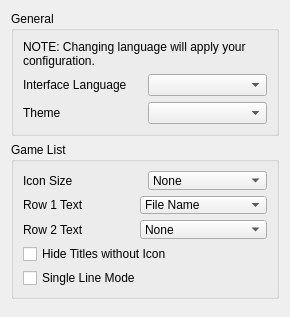
<?xml version="1.0" encoding="UTF-8"?>
<ui version="4.0">
 <class>ConfigureUi</class>
 <widget class="QWidget" name="ConfigureUi">
  <property name="windowTitle">
   <string>Form</string>
  </property>
  <property name="geometry">
   <rect>
    <x>0</x>
    <y>0</y>
    <width>290</width>
    <height>280</height>
   </rect>
  </property>
  <layout class="QVBoxLayout" name="verticalLayout">
   <item>
    <widget class="QGroupBox" name="general_groupBox">
     <property name="title">
      <string>General</string>
     </property>
     <layout class="QHBoxLayout" name="horizontalLayout">
      <item>
       <layout class="QVBoxLayout" name="verticalLayout_2">
        <item>
         <widget class="QLabel" name="label_change_language_info">
          <property name="text">
           <string>NOTE: Changing language will apply your configuration.</string>
          </property>
          <property name="wordWrap">
           <bool>true</bool>
          </property>
         </widget>
        </item>
        <item>
         <layout class="QHBoxLayout" name="horizontalLayout_2">
          <item>
           <widget class="QLabel" name="language_label">
            <property name="text">
             <string>Interface Language</string>
            </property>
           </widget>
          </item>
          <item>
           <widget class="QComboBox" name="language_combobox"/>
          </item>
         </layout>
        </item>
        <item>
         <layout class="QHBoxLayout" name="horizontalLayout_3">
          <item>
           <widget class="QLabel" name="theme_label">
            <property name="text">
             <string>Theme</string>
            </property>
           </widget>
          </item>
          <item>
           <widget class="QComboBox" name="theme_combobox"/>
          </item>
         </layout>
        </item>
       </layout>
      </item>
     </layout>
    </widget>
   </item>
   <item>
    <widget class="QGroupBox" name="game_list_groupBox">
     <property name="title">
      <string>Game List</string>
     </property>
     <layout class="QHBoxLayout" name="horizontalLayout_4">
      <item>
       <layout class="QVBoxLayout" name="verticalLayout_3">
        <item>
         <layout class="QHBoxLayout" name="horizontalLayout_5">
          <item>
           <widget class="QLabel" name="icon_size_label">
            <property name="text">
             <string>Icon Size</string>
            </property>
           </widget>
          </item>
          <item>
           <widget class="QComboBox" name="icon_size_combobox">
            <item>
             <property name="text">
              <string>None</string>
             </property>
            </item>
            <item>
             <property name="text">
              <string>Small (24x24)</string>
             </property>
            </item>
            <item>
             <property name="text">
              <string>Large (48x48)</string>
             </property>
            </item>
           </widget>
          </item>
         </layout>
        </item>
        <item>
         <layout class="QHBoxLayout" name="horizontalLayout_6">
          <item>
           <widget class="QLabel" name="row_1_text_label">
            <property name="text">
             <string>Row 1 Text</string>
            </property>
           </widget>
          </item>
          <item>
           <widget class="QComboBox" name="row_1_text_combobox">
            <item>
             <property name="text">
              <string>File Name</string>
             </property>
            </item>
            <item>
             <property name="text">
              <string>Full Path</string>
             </property>
            </item>
            <item>
             <property name="text">
              <string>Title Name (short)</string>
             </property>
            </item>
            <item>
             <property name="text">
              <string>Title ID</string>
             </property>
            </item>
            <item>
             <property name="text">
              <string>Title Name (long)</string>
             </property>
            </item>
           </widget>
          </item>
         </layout>
        </item>
        <item>
         <layout class="QHBoxLayout" name="horizontalLayout_7">
          <item>
           <widget class="QLabel" name="row_2_text_label">
            <property name="text">
             <string>Row 2 Text</string>
            </property>
           </widget>
          </item>
          <item>
           <widget class="QComboBox" name="row_2_text_combobox">
            <item>
             <property name="text">
              <string>None</string>
             </property>
            </item>
            <item>
             <property name="text">
              <string>File Name</string>
             </property>
            </item>
            <item>
             <property name="text">
              <string>Full Path</string>
             </property>
            </item>
            <item>
             <property name="text">
              <string>Title Name (short)</string>
             </property>
            </item>
            <item>
             <property name="text">
              <string>Title ID</string>
             </property>
            </item>
            <item>
             <property name="text">
              <string>Title Name (long)</string>
             </property>
            </item>
           </widget>
          </item>
         </layout>
        </item>
        <item>
         <widget class="QCheckBox" name="toggle_hide_no_icon">
          <property name="text">
           <string>Hide Titles without Icon</string>
          </property>
         </widget>
        </item>
        <item>
         <widget class="QCheckBox" name="toggle_single_line_mode">
          <property name="text">
           <string>Single Line Mode</string>
          </property>
         </widget>
        </item>
       </layout>
      </item>
     </layout>
    </widget>
   </item>
   <item>
    <spacer>
     <property name="orientation">
      <enum>Qt::Vertical</enum>
     </property>
    </spacer>
   </item>
  </layout>
 </widget>
 <resources/>
 <connections/>
</ui>
